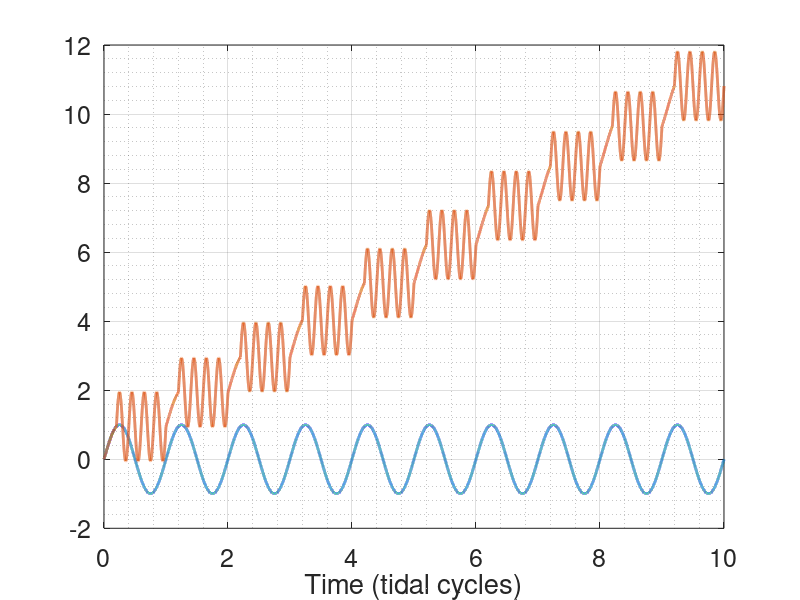

Reproduce this figure in MATLAB.
clear;close all;
Ptide = 43200;
omega=2*pi/43200;
Nt = 10;
dt = 5;
tt = dt:dt:43200*Nt;

y1 = sin(omega*tt);

omega1 = 0.99*omega;
omega2 = 5*omega;

alpha = 0.2;


t21 =  dt:dt:alpha*Ptide;
t22 =  dt+alpha*Ptide:dt:Ptide;

y21 = sin(omega1*t21);
init = y21(end)-sin(omega2*alpha*Ptide);
y22 = init+sin(omega2*t22);
y2 = [y21 y22];

for n=1:Nt-1
    t23 =  dt+n*Ptide:dt:(alpha+n)*Ptide;
    t24 =  dt+(alpha+n)*Ptide:dt:(n+1)*Ptide;
    init = y2(end)-sin(omega1*Ptide*n);
    y23 = init+sin(omega1*t23);
    init = y23(end)-sin(omega2*(alpha+n)*Ptide);
    y24 = init+sin(omega2*t24);
    y2 = [y2 y23 y24];
end



figure(1)
plot(tt/3600/12,y1,'LineWidth',2)
hold on;
plot(tt/3600/12,y2,'LineWidth',2)
set(gca,'Fontsize',18)
xlabel('Time (tidal cycles)')
grid on;grid minor;


